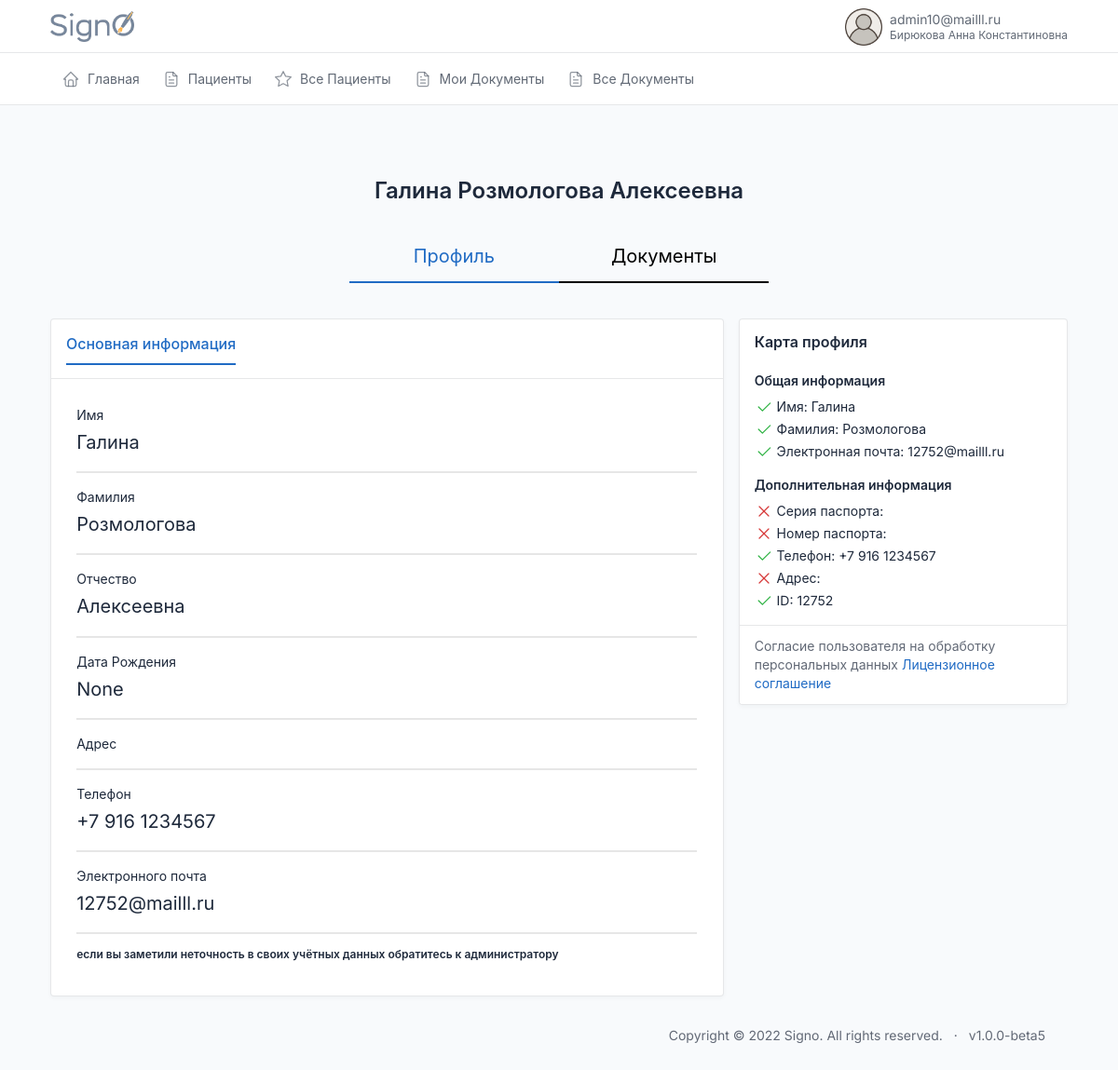
The page /id/user/46/ (signed in) on the database its author committed.
### users/models.py (models this page shows, shortened)
class CustomUser(AbstractBaseUser, PermissionsMixin):
    email = models.EmailField(max_length=254, unique=True, verbose_name='Электронная почта')
    first_name = models.CharField(u"Имя", max_length=100, blank=True, null=True)
    last_name = models.CharField(u"Фамилия", max_length=100, blank=True, null=True)
    patronymic = models.CharField(u"Отчество", max_length=100, blank=True, null=True)
    pasport_series = models.CharField(max_length=12, blank=True, verbose_name='Серия паспорта')
    pasport_number = models.CharField(max_length=12, blank=True, verbose_name='Номер паспорта')
    addres = models.CharField(max_length=240, blank=True, verbose_name='Адрес пользователя')
    user_profile_id = models.IntegerField(blank=True, verbose_name='ID пользователя', null=True)
    phone = models.CharField(max_length=24, verbose_name='Телефон')
    uniq_id = models.CharField(unique=True, max_length=12, blank=True, null=True, verbose_name='Уникальный ID')
    photo = models.ImageField(
        upload_to='users/%Y/%m/%d/',
        blank=True,
        default='../static/images/default_avatar.png',
        verbose_name='Аватар')
    is_active = models.BooleanField(default=True, verbose_name='Активирован')
    is_admin = models.BooleanField(default=False, verbose_name='Администратор')
    is_staff = models.BooleanField(_('staff status'), default=False)
    is_superuser = models.BooleanField(_('super user'), default=False)
    date_joined = models.DateTimeField(u'date joined', blank=True, null=True, default=timezone.now)
    last_login = models.DateTimeField(u'last login', blank=True, null=True)
    groups = models.ManyToManyField(Group, blank=True, null=True, verbose_name='Группы', related_name='groups')
    user_permissions = models.ManyToManyField(Permission, blank=True, null=True, verbose_name='Разрешения', related_name='user_permissions')
    date_of_birthday = models.DateField(blank=True, null=True, verbose_name='Дата Рождения')
    ADMINISTRATOR = 'AD'
    DOCTOR = 'DO'
    CLIENT = 'CL'
    DIRECTOR = 'DI'
    TYPE_ROLE = [
        (ADMINISTRATOR, 'Администратор'),
        (DOCTOR, 'Врач'),
        (CLIENT, 'Клиент'),
        (DIRECTOR, 'Руководитель')
    ]
    type = models.CharField(max_length=6, choices=TYPE_ROLE, default=CLIENT, verbose_name='Тип пользователя')
    ban = models.BooleanField(default=False, verbose_name='Уволен')
    ban_date = models.DateTimeField(verbose_name='дата увольнения', blank=True, null=True)
    ecp = models.BooleanField(default=False, verbose_name='Наличие ЭЦП')
    USERNAME_FIELD = 'email'
    REQUIRED_FIELDS = []
    objects = CustomUserManager()
    class Meta:
        verbose_name='Пользователь'
        verbose_name_plural='Пользователи'

### users/views.py (the view)
# urls.py: path('user/<int:pk>/', user, name='user'),
def user(request, pk):
    if request.user.type not in ['DO', 'CL']:
        user = CustomUser.objects.get(pk=pk)
        context = {
            'user': user,
        }
        return render(request, 'users/user.html', context)
    return redirect('index')

### users/templates/users/user.html (shortened to what this page needs)
<!DOCTYPE html>
<html lang="ru">
<head>
</head>
<body>
</body>
</html>
{%extends 'index.html'%}{%load static%}
{%block content%}
{%if user.type == 'CL'%}
    <center><h1>{{user.first_name}} {{user.last_name}} {{user.patronymic}}</h1></center>
<div class="user-info"id="user-info"><a href="{%url 'user' user.pk%}"class="active">Профиль</a><a href="{%url 'user_docs' user.pk%}"class="">Документы</a></div>
{%else%}
    <center><h1>{{user.first_name}} {{user.last_name}} {{user.patronymic}}</h1></center>
<div class="user-info"id="user-info"><a href="{%url 'user' user.pk%}"class="active">Профиль</a><a href="{%url 'user_docs' user.pk%}"class="">Пациенты</a></div>
{%endif%}
<div class="row row-cards">
              <div class="col-lg-8">
                <div class="card card-lg">
                    <div class="card-header">
                    <a href="{%url 'user' user.pk%}"><h3 class="card-title" style="    border-bottom: 2px solid;
    padding: 0px 0px 9px 0px;">Основная информация</h3></a>
                  </div>
                  <div class="card-body">
                    <div class="markdown">
<form action="" method="post" enctype="multipart/form-data">
       <div class="" style="font-size: 20px;border-bottom: 2px solid #e6e6e6; width: 100%;margin: 0px 0px 9px;margin: 0px 0px 14px 0px;
    padding: 0px 0px 14px 0px;">
       <span style="font-size: 14px;width:100%;display:flex;">Имя</span>
           {{user.first_name}}
   </div>
   <div class="" style="font-size: 20px;border-bottom: 2px solid #e6e6e6; width: 100%;margin: 0px 0px 9px;margin: 0px 0px 14px 0px;
    padding: 0px 0px 14px 0px;">
       <span style="font-size: 14px;width:100%;display:flex;">Фамилия</span>
       {{user.last_name}}
   </div>
       <div class="" style="font-size: 20px;border-bottom: 2px solid #e6e6e6; width: 100%;margin: 0px 0px 9px;margin: 0px 0px 14px 0px;
    padding: 0px 0px 14px 0px;">
       <span style="font-size: 14px;width:100%;display:flex;">Отчество</span>
 {{user.patronymic}}
   </div>
   <div class="" style="font-size: 20px;border-bottom: 2px solid #e6e6e6; width: 100%;margin: 0px 0px 9px;margin: 0px 0px 14px 0px;
   padding: 0px 0px 14px 0px;">
      <span style="font-size: 14px;width:100%;display:flex;">Дата Рождения</span>
           {{user.date_of_birthday}}
  </div>
  {% if request.user.type != 'DO'%}
       <div class="" style="font-size: 20px;border-bottom: 2px solid #e6e6e6; width: 100%;margin: 0px 0px 9px;margin: 0px 0px 14px 0px;
    padding: 0px 0px 14px 0px;">
       <span style="font-size: 14px;width:100%;display:flex;">Адрес</span>
   </div>
       <div class="" style="font-size: 20px;border-bottom: 2px solid #e6e6e6; width: 100%;margin: 0px 0px 9px;margin: 0px 0px 14px 0px;
    padding: 0px 0px 14px 0px;">
       <span style="font-size: 14px;width:100%;display:flex;">Телефон</span>
  {{user.phone}}
   </div>
       <div class="" style="font-size: 20px;border-bottom: 2px solid #e6e6e6; width: 100%;margin: 0px 0px 9px;margin: 0px 0px 14px 0px;
    padding: 0px 0px 14px 0px;">
       <span style="font-size: 14px;width:100%;display:flex;">Электронного почта</span>
    {{user.email}}
   </div>
   {% endif %}
<h5>если вы заметили неточность в своих учётных данных обратитесь к администратору</h5>
</form>
                    </div>
                  </div>
                </div>
              </div>
              <div class="col-lg-4">
                <div class="card">
                  <div class="card-body">
                    <div class="d-flex align-items-center mb-3">
                      <div>
                        <h3 class="lh-1">
                        Карта профиля
                        </h3>
                      </div>
                    </div>
                    <h4>Общая информация</h4>
                    <ul class="list-unstyled space-y-1">
                      <li>
                          {%if user.first_name%}
                          <svg xmlns="http://www.w3.org/2000/svg" class="icon text-green" width="24" height="24" viewBox="0 0 24 24" stroke-width="2" stroke="currentColor" fill="none" stroke-linecap="round" stroke-linejoin="round"><path stroke="none" d="M0 0h24v24H0z" fill="none"></path><path d="M5 12l5 5l10 -10"></path></svg>
                          {%endif%}
                        Имя: {{user.first_name}}
                      </li>
                      <li>
                          {%if user.last_name%}
                          <svg xmlns="http://www.w3.org/2000/svg" class="icon text-green" width="24" height="24" viewBox="0 0 24 24" stroke-width="2" stroke="currentColor" fill="none" stroke-linecap="round" stroke-linejoin="round"><path stroke="none" d="M0 0h24v24H0z" fill="none"></path><path d="M5 12l5 5l10 -10"></path></svg>
                          {%endif%}
                        Фамилия: {{user.last_name}}
                      </li>
                      {% if request.user.type != 'DO' %}
                      <li>
                          {%if user.email%}
                          <svg xmlns="http://www.w3.org/2000/svg" class="icon text-green" width="24" height="24" viewBox="0 0 24 24" stroke-width="2" stroke="currentColor" fill="none" stroke-linecap="round" stroke-linejoin="round"><path stroke="none" d="M0 0h24v24H0z" fill="none"></path><path d="M5 12l5 5l10 -10"></path></svg>
                          {%endif%}
                          Электронная почта: {{user.email}}
                      </li>
                    </ul>
                    <h4>Дополнительная информация</h4>
                    <ul class="list-unstyled space-y-1">
                      <li>
                        Серия паспорта: {{user.pasport_series}}
                      </li>
                      <li>
                        Номер паспорта: {{user.pasport_number}}
                      </li>
                        <li>
                          {%if user.phone%}
                          <svg xmlns="http://www.w3.org/2000/svg" class="icon text-green" width="24" height="24" viewBox="0 0 24 24" stroke-width="2" stroke="currentColor" fill="none" stroke-linecap="round" stroke-linejoin="round"><path stroke="none" d="M0 0h24v24H0z" fill="none"></path><path d="M5 12l5 5l10 -10"></path></svg>
                            {%endif%}
                        Телефон: {{user.phone}}
                      </li>
                        <li>
                        Адрес: {{user.addres}}
                      </li>
                      {% endif %}
                        <li>
                          {%if user.id%}
                          <svg xmlns="http://www.w3.org/2000/svg" class="icon text-green" width="24" height="24" viewBox="0 0 24 24" stroke-width="2" stroke="currentColor" fill="none" stroke-linecap="round" stroke-linejoin="round"><path stroke="none" d="M0 0h24v24H0z" fill="none"></path><path d="M5 12l5 5l10 -10"></path></svg>
                          {%endif%}
                        ID: {{user.uniq_id}}
                      </li>
                    </ul>
                  </div>
                  <div class="card-footer">
                    Согласие пользователя на обработку персональных данных
                    <a href="#" target="_blank">Лицензионное соглашение</a>
                  </div>
                </div>
              </div>
            </div>
{%endblock%}

### templates/header.html (shortened to what this page needs)
<!doctype html>{%load static%}
<html lang="en">
<head>
  <link href="{% static 'dist/css/tabler.min.css' %}" rel="stylesheet" />
  <link href="{% static 'dist/css/tabler-flags.min.css' %}" rel="stylesheet" />
  <link href="{% static 'dist/css/tabler-payments.min.css'%}" rel="stylesheet" />
  <link href="{% static 'dist/css/tabler-vendors.min.css' %}" rel="stylesheet" />
  <link href="{% static 'dist/css/demo.min.css'%}" rel="stylesheet" />
  <link href="{% static 'css/style.css'%}" rel="stylesheet" />
  <link rel='stylesheet' href='https://cdn-uicons.flaticon.com/uicons-regular-rounded/css/uicons-regular-rounded.css'>
</head>
<body>
  <div class="wrapper">
    <header class="navbar navbar-expand-md navbar-light d-print-none">
      <div class="container-xl">
        <h1 class="navbar-brand navbar-brand-autodark d-none-navbar-horizontal pe-0 pe-md-3"
          style="display:flex; justify-content:space-between">
          <a href="{%url 'index'%}">
            <img width=90px height=33px src="/static/images/signo_logo.png">
          </a>
        </h1>
        <div class="navbar-nav flex-row order-md-last">
          <div class="nav-item dropdown">
            <a href="#" class="nav-link d-flex lh-1 text-reset p-0" data-bs-toggle="dropdown"
              aria-label="Open user menu">
              <img width=40px height=40px src="{{request.user.photo.url}}">
              <div class="d-none d-xl-block ps-2">
                <div>{{request.user.email}}</div>
                <div class="mt-1 small text-muted">
                  {{request.user.last_name}} {{request.user.first_name}} {{request.user.patronymic}}
                </div>
              </div>
            </a>
          </div>
        </div>
      </div>
    </header>
    <div class="navbar-expand-md">
      <div class="collapse navbar-collapse" id="navbar-menu">
        <div class="navbar navbar-light">
          <div class="container-xl">
            <ul class="navbar-nav">
              {%if request.user.type == 'AD'%}
              {% include 'menu/administrator.html' %}
              {%endif%}
            </ul>
          </div>
        </div>
      </div>
    </div>
    <div class="page-wrapper">
      <div class="container-xl">
        <div class="page-header d-print-none">
        </div>
      </div>
      <div class="page-body">
        <div class="container-xl">

### static/css/style.css (style rules this page uses)
.user-info { display: flex; justify-content: center; margin: auto auto 38px; max-width: 460px; }
.user-info a { width: 49%; text-align: center; font-size: 20px; border-bottom: 2px solid #000000; padding: 0px 0px 12px 0px; color: #000000; }
.user-info a.active { border-bottom: 2px solid #206bc4; padding: 0px 0px 12px 0px; color: #206bc4; }

### templates/header.html (style rules this page uses)
.card-header a { margin: 0px 20px 0px 0px; }

### users/templates/users/user.html (style rules this page uses)
h1 { margin: 0px 0px 40px 0px; }
.card-lg>.card-body { padding: 1.7rem; }
.user-info { display:flex;justify-content:center;margin: auto auto 38px;max-width: 460px; }
.user-info a { width:49%;text-align:center;font-size:20px;border-bottom: 2px solid #000000; padding: 0px 0px 12px 0px; color: #000000; }
.user-info a.active { border-bottom: 2px solid #206bc4; padding: 0px 0px 12px 0px; color: #206bc4; }

### rows shown on the page
CustomUser: user.photo (placeholder picture), user.email "admin10@mailll.ru", user.last_name "Бирюкова", user.first_name "Анна", user.patronymic "Константиновна"
CustomUser: first_name "Галина", last_name "Розмологова", patronymic "Алексеевна", date_of_birthday "None", phone "+7 916 1234567", email "12752@mailll.ru", uniq_id "12752"
